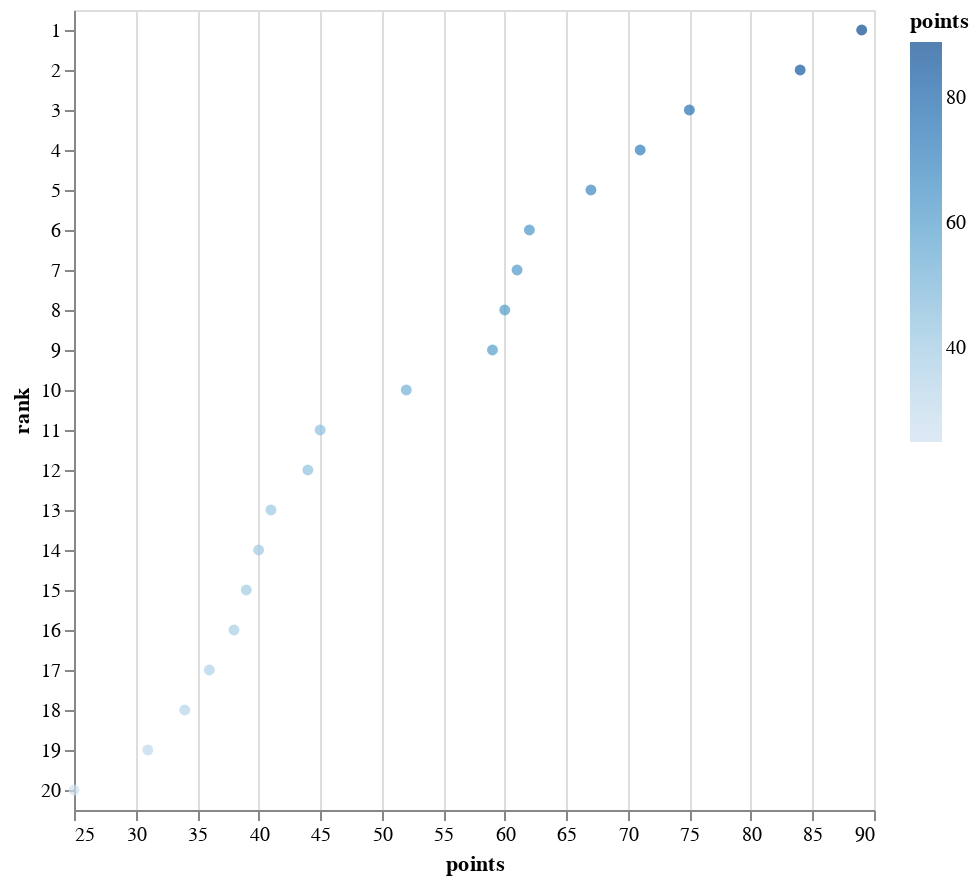

Notebook code cell kept with this figure:
### Code cell
df_final_ranking = alt.Chart(df_final_ranking_dataframe).mark_circle().encode(
    x=alt.X("points:Q", scale=alt.Scale(zero=False)), 
    y=alt.Y("rank:N", scale=alt.Scale(zero=False)),
    color=alt.Color("points"),
    tooltip=['rank:N', 'team_name:N', 'points:N']
)

df_final_ranking

### Figure 1 — Vega-Lite specification as saved in the notebook (floating-point values rounded to 4 significant figures)
{"config": {"view": {"continuousWidth": 400, "continuousHeight": 300}}, "data": {"name": "data-7f065ba8e82d08c4c287b0324000db9d"}, "mark": "circle", "encoding": {"color": {"field": "points", "type": "quantitative"}, "tooltip": [{"field": "rank", "type": "nominal"}, {"field": "team_name", "type": "nominal"}, {"field": "points", "type": "nominal"}], "x": {"field": "points", "scale": {"zero": false}, "type": "quantitative"}, "y": {"field": "rank", "scale": {"zero": false}, "type": "nominal"}}, "$schema": "https://vega.github.io/schema/vega-lite/v4.17.0.json", "datasets": {"data-7f065ba8e82d08c4c287b0324000db9d": [{"rank": 1, "points": 89}, {"rank": 2, "points": 84}, {"rank": 3, "points": 75}, {"rank": 4, "points": 71}, {"rank": 5, "points": 67}, {"rank": 6, "points": 62}, {"rank": 7, "points": 61}, {"rank": 8, "points": 60}, {"rank": 9, "points": 59}, {"rank": 10, "points": 52}, {"rank": 11, "points": 45}, {"rank": 12, "points": 44}, {"rank": 13, "points": 41}, {"rank": 14, "points": 40}, {"rank": 15, "points": 39}, {"rank": 16, "points": 38}, {"rank": 17, "points": 36}, {"rank": 18, "points": 34}, {"rank": 19, "points": 31}, {"rank": 20, "points": 25}]}}
